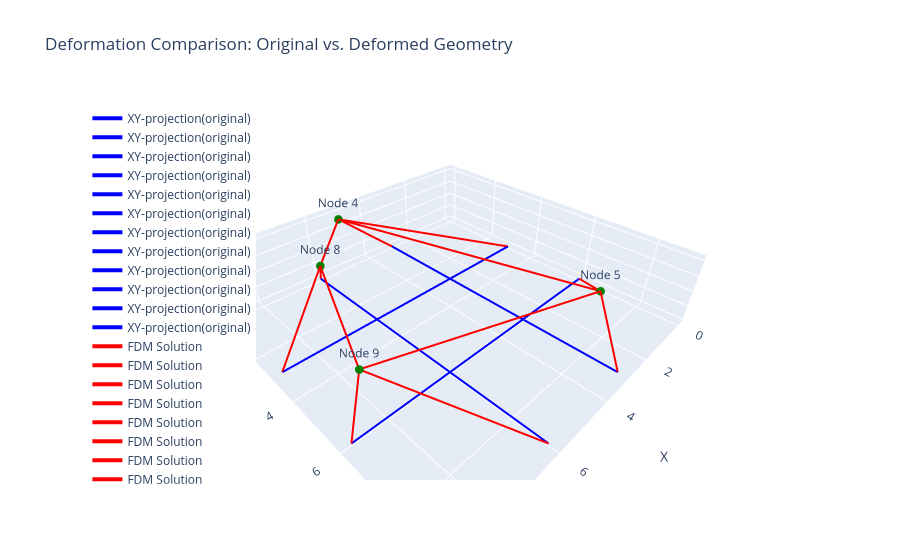

Notebook source saved alongside this figure:
### Code cell
###### With none-FE FDM coordinates match -- with individual qs

import torch
import torch.optim as optim
import matplotlib.pyplot as plt
from mpl_toolkits.mplot3d import Axes3D
import numpy as np
import plotly.graph_objects as go

# q.grad.zero_()


# In[663]:


######################## explanation
## "The example model is based on a 5-nodes grid shell strcuture
##  which has a crossing projection in the x-y plane"
##  The FE part would be based on the Euler-bernoulli beam theory


# In[664]:


## Initial Geom
# Initial Coords:
node_coords = torch.tensor(
    [[0.0, 3.0, 0.0], [0.0, 6.0, 0.0], [3.0, 0.0, 0.0], [3.0, 3.0, 0.0], [3.0, 6.0, 0.0], [3.0, 9.0, 0.0],
     [6.0, 0.0, 0.0], [6.0, 3.0, 0.0], [6.0, 6.0, 0.0] ,[6.0, 9.0, 0.0], [9.0, 3.0 ,0.0], [9.0, 6.0, 0.0]],
    dtype=torch.float32, requires_grad=True, )
connectivity = [[1, 4], [2, 5], [3, 4], [5, 4], [6, 5], [4, 8], [7, 8], [9, 8],[11, 8],[10, 9],[12, 9],[5, 9]]
n_dof_per_node = 6  # Degrees of freedom per node
total_dof = n_dof_per_node * len(node_coords)
Fixed_nodes = [1, 2, 3, 6, 7, 10, 11, 12]
Free_nodes = []
n_elements = len(connectivity)
n_nodes = len(node_coords)
for i in range(1, n_nodes + 1):
    if i not in Fixed_nodes:
        Free_nodes.append(i)
idx_CF = [node - 1 for node in Fixed_nodes]
idx_CN = [i for i in range(n_nodes) if i not in idx_CF]

# In[665]:


## Force condition
####### Force condition -> need for modification
## +0 to x direction ; +1 to y direction ; +2 to Z direction
## +3 Bending around the z axis ; +4 bending around y axis ; +5 Twisting
# implement upwards loading of 50 kN at every free nodes
F = torch.zeros(total_dof, dtype=torch.float32)
f_n = Free_nodes
f_type = [2, 2, 2, 2]  # The force type
F_value = torch.tensor([50.0, 50.0, 50.0, 50.0]) * 1000  # The force value/direction
r = 1 / torch.max(F_value)
# print(r)
F_sign = torch.sign(F_value)
for idx, i in enumerate(f_n):
    F[6 * (i - 1) + f_type[idx]] = F_value[idx]  # unit: KN / KN*m

px = torch.zeros(len(f_n), 1, dtype=torch.float32)
py = torch.zeros(len(f_n), 1, dtype=torch.float32)
pz = torch.zeros(len(f_n), 1, dtype=torch.float32)

for i in range(len(f_n)):
    if f_type[idx] == 0:
        px[i] = F_value[i]
    elif f_type[idx] == 1:
        py[i] = F_value[i]
    elif f_type[idx] == 2:
        pz[i] = F_value[i]


## Obtaining Matrix D
# Assembly the nodal-branch matrix:
C = torch.zeros(n_elements, n_nodes, dtype=torch.float32)
for n, (i, j) in enumerate(connectivity):
    C[n, i - 1] = 1
    C[n, j - 1] = -1
CF = C[:, idx_CF]
CN = C[:, idx_CN]


# Assembly D
def FDM (Q,CN=CN, CF=CF, px=px, py=py, pz=pz,Fixed_nodes=Fixed_nodes, Free_nodes=Free_nodes,node_coords=node_coords) :
    Dn = torch.matmul(torch.transpose(CN, 0, 1), torch.matmul(Q, CN))
    DF = torch.matmul(torch.transpose(CN, 0, 1), torch.matmul(Q, CF))
    ## Coordinates solution
    # separate the coordinates:
    fixed_idces = [node - 1 for node in Fixed_nodes]
    xF = node_coords[fixed_idces, 0].unsqueeze(1)
    yF = node_coords[fixed_idces, 1].unsqueeze(1)
    zF = node_coords[fixed_idces, 2].unsqueeze(1)
    xN = torch.matmul(torch.inverse(Dn), (px - torch.matmul(DF, xF)))
    yN = torch.matmul(torch.inverse(Dn), (py - torch.matmul(DF, yF)))
    zN = torch.matmul(torch.inverse(Dn), (pz - torch.matmul(DF, zF)))
    ## Coordinates renewal: 
    new_node_coords = node_coords.clone()
    for idx, node in enumerate(Free_nodes):
        node_idx = node - 1
        new_node_coords[node_idx, 0] = xN[idx]
        new_node_coords[node_idx, 1] = yN[idx]
        new_node_coords[node_idx, 2] = zN[idx]

    return new_node_coords

# In[670]:

## Check point: FDM completed
# if q.grad is not None:
#     q.grad.zero_()
# loss = torch.sum(new_node_coords[:, 2])
# loss.backward()
# print("Gradient of q:")
# print(q.grad)



# Element creating
#################  input below:
############################################################################################################## input
# initial coordinates

####### BCs
fixed_dof = []
for node in Fixed_nodes:
    fixed_dof.extend([(node - 1) * 6 + i for i in range(6)])
# print(fixed_dof)
####### Gradient descent
step = 0.001
epochs = 1000

####### Plotting
steps = 20  # steps for tracing deformation shape
###################################################################################################################################################
###################################################################################################################################################


### Defining the OBJ:
Obj_coords = torch.tensor([1.5, 1.5, 1.5, 1.5])
def Loss(Free_nodes, new_node_coords, Obj_coords):
    n_free_nodes = len(Free_nodes)
    Free_nodes = torch.tensor(Free_nodes)
    y_pred = new_node_coords[(Free_nodes - 1), 2]  
    y_true = Obj_coords 
    error = torch.abs(y_true - y_pred)
    loss = torch.mean(error)
    return loss

# In[679]:

# Optimized Variables
## initial variables
q = torch.rand(12, requires_grad=True)
## Optimization
torch.autograd.set_detect_anomaly(True)
# Optimizer setting
optimizer = optim.Adam([q], lr=step)
# Loop start
Loss_his = []
for iteration in range(epochs + 1):
#     print(iteration)
    # Forwards
    Q = torch.diag(q) * 1 / r  # scaling
    new_node_coords = FDM(Q)
    N_coords = new_node_coords.clone()
    # loss
    Loss_value = Loss(Free_nodes, new_node_coords, Obj_coords)
    Loss_his.append(Loss_value.item())
    # Backwards
    optimizer.zero_grad()
    # print(q.grad)
    Loss_value.backward(retain_graph=True)

    # Grad
    gradients = q.grad
    frob_norm = torch.norm(gradients)
#     print(gradients)
    optimizer.step()
    print(new_node_coords)
    # print iteration
    if iteration % 5 == 0:
        print(f"Iteration {iteration}: Normalized Gradient = {frob_norm}, Adaptive learning rate = {step}")
print("Optimization completed.")
print(q)
# print("coordinates:",node_coords)

#############################################################################################################
x_orig = node_coords[:, 0].detach().numpy()
y_orig = node_coords[:, 1].detach().numpy()
z_orig = node_coords[:, 2].detach().numpy()

x_def = new_node_coords[:, 0].detach().numpy()
y_def = new_node_coords[:, 1].detach().numpy()
z_def = new_node_coords[:, 2].detach().numpy()

fig = go.Figure()

for connection in connectivity:
    i, j = connection
    fig.add_trace(go.Scatter3d(
        x=[x_orig[i-1], x_orig[j-1]],
        y=[y_orig[i-1], y_orig[j-1]],
        z=[z_orig[i-1], z_orig[j-1]],
        mode='lines',
        line=dict(color='blue', width=4),
        name='XY-projection(original)'
    ))

for connection in connectivity:
    i, j = connection
    fig.add_trace(go.Scatter3d(
        x=[x_def[i-1], x_def[j-1]],
        y=[y_def[i-1], y_def[j-1]],
        z=[z_def[i-1], z_def[j-1]],
        mode='lines',
        line=dict(color='red', width=4),
        name='FDM Solution'
    ))

for node in Free_nodes:
    fig.add_trace(go.Scatter3d(
        x=[x_def[node-1]],
        y=[y_def[node-1]],
        z=[z_def[node-1]],
        mode='markers+text',
        marker=dict(size=5, color='green'),
        text=[f'Node {node}'],
        textposition='top center',
        name=f'Free Node {node}'
    ))

fig.update_layout(
    scene=dict(
        xaxis_title='X',
        yaxis_title='Y',
        zaxis_title='Z',
        aspectmode='data'
    ),
    title='Deformation Comparison: Original vs. Deformed Geometry',
    legend=dict(yanchor="top", y=0.99, xanchor="left", x=0.01)
)

fig.show()

##### Loss history
plt.figure()
plt.plot(range(epochs + 1), Loss_his, label='Loss History', color='blue', linewidth=2)
plt.xlabel('Iterations')
plt.ylabel('Loss')
plt.title('Optimization Loss vs. Iterations')
plt.legend()
plt.grid(True)
plt.show()

### Figure 1 — Plotly figure (JSON) as saved in the notebook; plotly's stock layout.template omitted (floating-point values rounded to 4 significant figures)
{"data": [{"line": {"color": "blue", "width": 4}, "mode": "lines", "name": "XY-projection(original)", "type": "scatter3d", "x": [0, 3], "y": [3, 3], "z": [0, 0]}, {"line": {"color": "blue", "width": 4}, "mode": "lines", "name": "XY-projection(original)", "type": "scatter3d", "x": [0, 3], "y": [6, 6], "z": [0, 0]}, {"line": {"color": "blue", "width": 4}, "mode": "lines", "name": "XY-projection(original)", "type": "scatter3d", "x": [3, 3], "y": [0, 3], "z": [0, 0]}, {"line": {"color": "blue", "width": 4}, "mode": "lines", "name": "XY-projection(original)", "type": "scatter3d", "x": [3, 3], "y": [6, 3], "z": [0, 0]}, {"line": {"color": "blue", "width": 4}, "mode": "lines", "name": "XY-projection(original)", "type": "scatter3d", "x": [3, 3], "y": [9, 6], "z": [0, 0]}, {"line": {"color": "blue", "width": 4}, "mode": "lines", "name": "XY-projection(original)", "type": "scatter3d", "x": [3, 6], "y": [3, 3], "z": [0, 0]}, {"line": {"color": "blue", "width": 4}, "mode": "lines", "name": "XY-projection(original)", "type": "scatter3d", "x": [6, 6], "y": [0, 3], "z": [0, 0]}, {"line": {"color": "blue", "width": 4}, "mode": "lines", "name": "XY-projection(original)", "type": "scatter3d", "x": [6, 6], "y": [6, 3], "z": [0, 0]}, {"line": {"color": "blue", "width": 4}, "mode": "lines", "name": "XY-projection(original)", "type": "scatter3d", "x": [9, 6], "y": [3, 3], "z": [0, 0]}, {"line": {"color": "blue", "width": 4}, "mode": "lines", "name": "XY-projection(original)", "type": "scatter3d", "x": [6, 6], "y": [9, 6], "z": [0, 0]}, {"line": {"color": "blue", "width": 4}, "mode": "lines", "name": "XY-projection(original)", "type": "scatter3d", "x": [9, 6], "y": [6, 6], "z": [0, 0]}, {"line": {"color": "blue", "width": 4}, "mode": "lines", "name": "XY-projection(original)", "type": "scatter3d", "x": [3, 6], "y": [6, 6], "z": [0, 0]}, {"line": {"color": "red", "width": 4}, "mode": "lines", "name": "FDM Solution", "type": "scatter3d", "x": [0, 5.314], "y": [3, 0.5063], "z": [0, 2.093]}, {"line": {"color": "red", "width": 4}, "mode": "lines", "name": "FDM Solution", "type": "scatter3d", "x": [0, 1.668], "y": [6, 7.514], "z": [0, 1.097]}, {"line": {"color": "red", "width": 4}, "mode": "lines", "name": "FDM Solution", "type": "scatter3d", "x": [3, 5.314], "y": [0, 0.5063], "z": [0, 2.093]}, {"line": {"color": "red", "width": 4}, "mode": "lines", "name": "FDM Solution", "type": "scatter3d", "x": [1.668, 5.314], "y": [7.514, 0.5063], "z": [1.097, 2.093]}, {"line": {"color": "red", "width": 4}, "mode": "lines", "name": "FDM Solution", "type": "scatter3d", "x": [3, 1.668], "y": [9, 7.514], "z": [0, 1.097]}, {"line": {"color": "red", "width": 4}, "mode": "lines", "name": "FDM Solution", "type": "scatter3d", "x": [5.314, 6.671], "y": [0.5063, 1.475], "z": [2.093, 1.455]}, {"line": {"color": "red", "width": 4}, "mode": "lines", "name": "FDM Solution", "type": "scatter3d", "x": [6, 6.671], "y": [0, 1.475], "z": [0, 1.455]}, {"line": {"color": "red", "width": 4}, "mode": "lines", "name": "FDM Solution", "type": "scatter3d", "x": [8.258, 6.671], "y": [5.514, 1.475], "z": [1.354, 1.455]}, {"line": {"color": "red", "width": 4}, "mode": "lines", "name": "FDM Solution", "type": "scatter3d", "x": [9, 6.671], "y": [3, 1.475], "z": [0, 1.455]}, {"line": {"color": "red", "width": 4}, "mode": "lines", "name": "FDM Solution", "type": "scatter3d", "x": [6, 8.258], "y": [9, 5.514], "z": [0, 1.354]}, {"line": {"color": "red", "width": 4}, "mode": "lines", "name": "FDM Solution", "type": "scatter3d", "x": [9, 8.258], "y": [6, 5.514], "z": [0, 1.354]}, {"line": {"color": "red", "width": 4}, "mode": "lines", "name": "FDM Solution", "type": "scatter3d", "x": [1.668, 8.258], "y": [7.514, 5.514], "z": [1.097, 1.354]}, {"marker": {"color": "green", "size": 5}, "mode": "markers+text", "name": "Free Node 4", "text": ["Node 4"], "textposition": "top center", "type": "scatter3d", "x": [5.314], "y": [0.5063], "z": [2.093]}, {"marker": {"color": "green", "size": 5}, "mode": "markers+text", "name": "Free Node 5", "text": ["Node 5"], "textposition": "top center", "type": "scatter3d", "x": [1.668], "y": [7.514], "z": [1.097]}, {"marker": {"color": "green", "size": 5}, "mode": "markers+text", "name": "Free Node 8", "text": ["Node 8"], "textposition": "top center", "type": "scatter3d", "x": [6.671], "y": [1.475], "z": [1.455]}, {"marker": {"color": "green", "size": 5}, "mode": "markers+text", "name": "Free Node 9", "text": ["Node 9"], "textposition": "top center", "type": "scatter3d", "x": [8.258], "y": [5.514], "z": [1.354]}], "layout": {"legend": {"x": 0.01, "xanchor": "left", "y": 0.99, "yanchor": "top"}, "scene": {"aspectmode": "data", "xaxis": {"title": {"text": "X"}}, "yaxis": {"title": {"text": "Y"}}, "zaxis": {"title": {"text": "Z"}}}, "title": {"text": "Deformation Comparison: Original vs. Deformed Geometry"}}}
